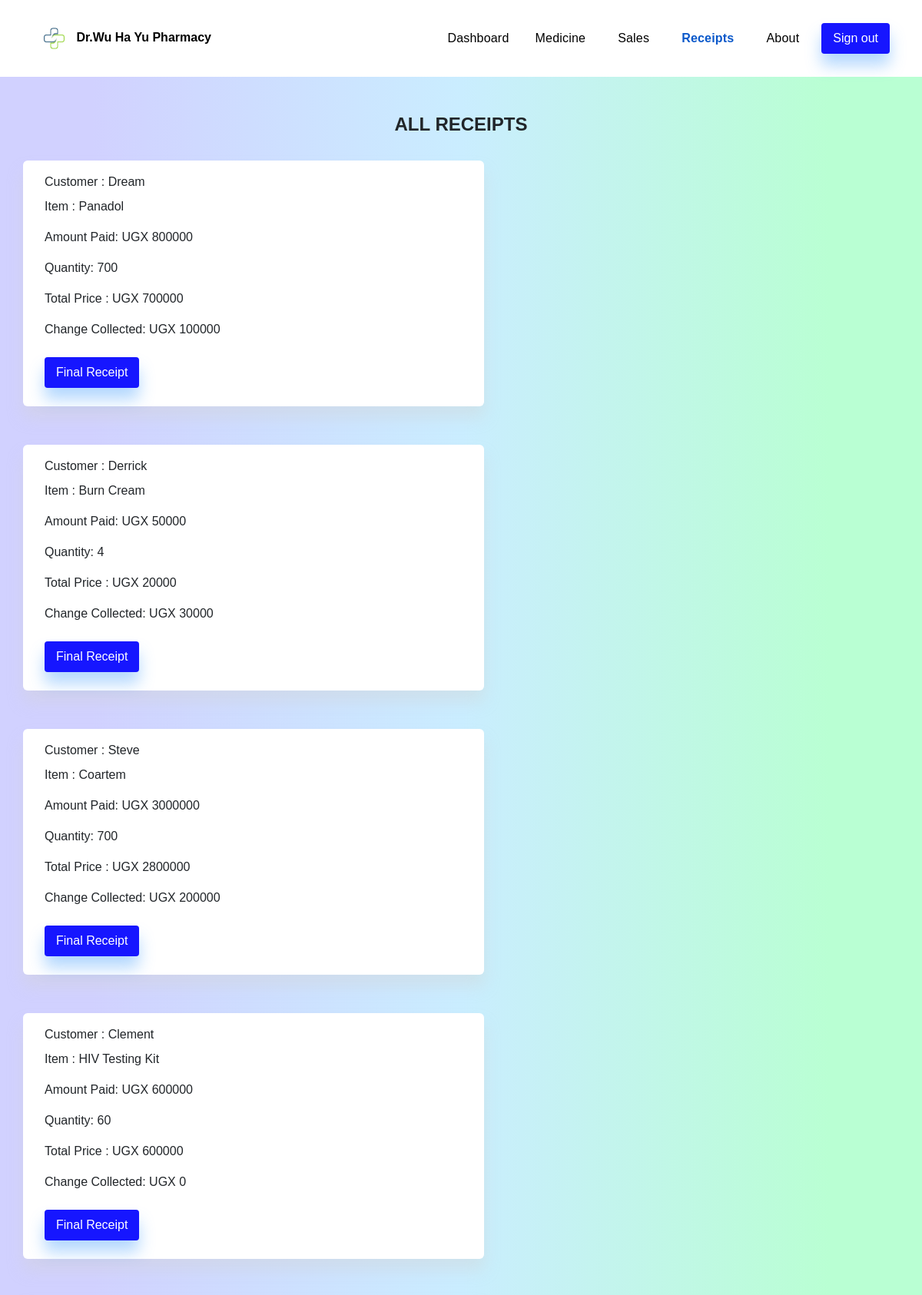
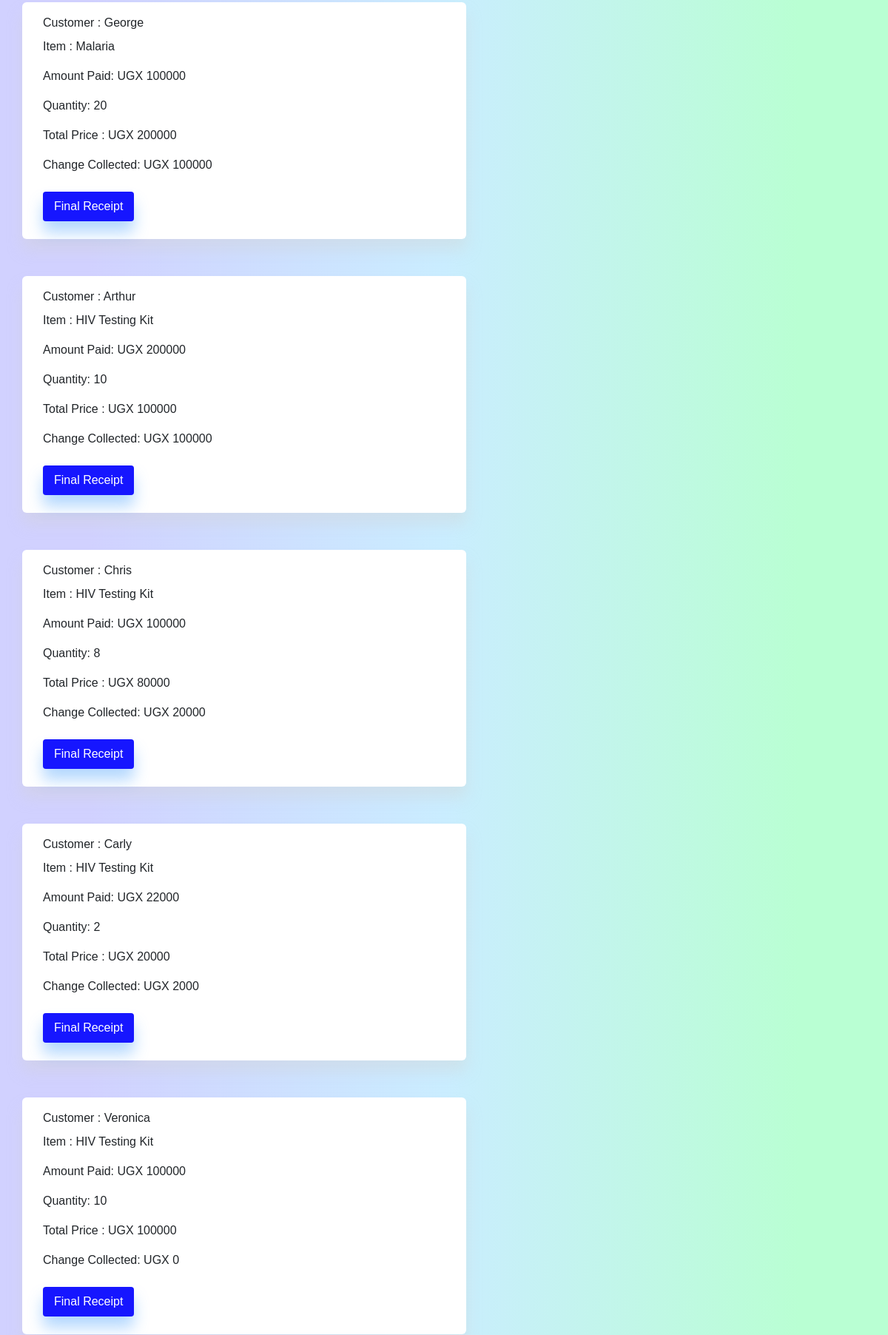
The app's page /receipts/ (upper part) with its own data (2 pictures, top to bottom).
### pharmacyapp/models.py (models this page shows, shortened)
class Sale(models.Model):
    medicine = models.ForeignKey(Product, on_delete=models.CASCADE)
    quantity = models.IntegerField(default = 0)
    amountPaid = models.IntegerField(default = 0)
    boughtBy = models.CharField(max_length = 50, null =True, blank = True)
    unitCost = models.IntegerField(default = 0)
    date = models.DateField(auto_now=True)
    def getTotal(self):
        total = self.quantity * self.medicine.unitCost
        return int(total)
    def getChange(self):
        change = self.getTotal() - self.amountPaid
        return abs(int(change))

class Product(models.Model):
    categoryName = models.ForeignKey(Category, on_delete= models.CASCADE, null = True, blank = True)
    medicineName = models.CharField(max_length =50, null =True, blank =True)
    quantityinStore = models.IntegerField(default=0)
    receivedQuantity = models.IntegerField(default=0)
    quantitySold = models.IntegerField(default =0)
    cost = models.IntegerField(default =0)
    expiredQuantity = models.IntegerField(default =0)
    unitCost = models.IntegerField(default =0)
    expiryDate = models.DateField(null=True, blank=True)
    @property
    def expiredQuantity(self):
        if self.expiryDate < datetime.date.today():
            return self.quantityinStore
        else:
            return 0
    def __str__(self):
        return self.medicineName

### pharmacyapp/views.py (the view)
# urls.py: path('receipts/', views.receipts, name='receipts'),
def receipts(request):
     sales =Sale.objects.all().order_by('-id')
     return render(request, 'products/receipts.html', {'sales': sales})

### templates/products/receipts.html (shortened to what this page needs)
<!DOCTYPE html>
<html lang="en">
<head>
    <link rel="stylesheet" href="/static/css/styles.css">
    <link href="https://cdn.jsdelivr.net/npm/bootstrap@5.3.0-alpha3/dist/css/bootstrap.min.css" rel="stylesheet">
</head>
<body style="background-image: linear-gradient(to right, #d1d1ff 10%, #caedff 50%, #b9ffd3 90%);">
<nav class="navbar navbar-expand-lg">
    <div class="container">
      <a class="navbar-brand" href="{% url 'index' %}" style="font-size: 16px; font-weight: 800;">
        <img
          src="/static/images/logo.png" height="46px" alt="Dr.Wu Ha Yu Logo"/>Dr.Wu Ha Yu Pharmacy </a>
        <div class="d-flex align-items-center">
          <a href="{% url 'index' %}"><button type="button" class="btn btn-link  me-2">Dashboard</button></a>
          <a href="{% url 'medicine' %}"><button type="button" class="btn btn-link me-3">
            Medicine
           </button></a>
          <a href="{% url 'sales' %}"><button type="button" class="btn btn-link me-3">
            Sales
           </button></a>
          <a href="{% url 'receipts' %}"><button type="button" class="btn btn-link active me-3" style="font-weight: 900;">
            Receipts
           </button></a>
          <a href="{% url 'about' %}"><button type="button" class="btn btn-link me-3" >
            About
           </button></a>
           <a href="{% url 'logout' %}"><button class="btn-sign-out  my-2 mr-4 " type="submit" style="box-shadow: 0 15px 20px rgba(68, 157, 252, 0.4);">Sign out
          </button></a>
        </div>
    </div>
  </nav>
  <br><br>
  <div class="container">
      <h4 class="text-center" style="font-weight: bold;">ALL RECEIPTS</h4>
      <br>
          <div class="card-group">
            <div class="row">
              {% for sale in sales %}
              <div class="card col-6" style="border: none; box-shadow: 0 15px 20px rgba(211, 211, 211, 0.4); width: 600px; margin-right: 45px; margin-bottom: 50px;">
                <div class="card-body">
                  <p class="card-title">Customer : {{sale.boughtBy}}</p>
                  <p class="card-text">Item : {{sale.medicine}}</p>
                  <p class="card-text">Amount Paid:  UGX {{ sale.amountPaid }}</p>
                  <p class="card-text">Quantity: {{sale.quantity }}</p>
                  <p class="card-text">Total Price :  UGX {{ sale.getTotal }}</p>
                  <div style="flex: 1">
                    <p class="card-text">Change Collected: UGX {{ sale.getChange }}</p>
                    <td><a href="{% url 'final_receipt' sale.id %}"><input type="submit" value="Final Receipt" class="btn-add-to-stock  my-2 mr-4 " style="box-shadow: 0 15px 20px rgba(68, 157, 252, 0.4);"/></a></td>
                  </div>
                </div>
              </div>
              <br>
              {% endfor %}
            </div>
  </div>
</body>
</html>

### pharmacyapp/static/css/styles.css (style rules this page uses)
* { margin: 0; padding: 0; font-family: 'Gilroy', sans-serif; font-size: 16px; }
.navbar { background-color: white; height: 100px; }
body img { opacity: 80%; }
.d-flex .btn { text-decoration: none; color: black; letter-spacing: 0.2px; }
.btn-sign-out, .btn-sell_item, .btn-add-to-stock, .btn-add, .btn-buy, .btn-final-receipt { border: none; background-color: #1616ff; color: white; border-radius: 4px; padding: 0 15px; height: 40px; }
.btn-add-to-stock { position: static; }

### records on screen
Sale: boughtBy "Dream", medicine "Panadol", amountPaid "800000", quantity "700", getTotal "700000", getChange "100000"
Sale: boughtBy "Derrick", medicine "Burn Cream", amountPaid "50000", quantity "4", getTotal "20000", getChange "30000"
Sale: boughtBy "Steve", medicine "Coartem", amountPaid "3000000", quantity "700", getTotal "2800000", getChange "200000"
Sale: boughtBy "Clement", medicine "HIV Testing Kit", amountPaid "600000", quantity "60", getTotal "600000", getChange "0"
Sale: boughtBy "George", medicine "Malaria", amountPaid "100000", quantity "20", getTotal "200000", getChange "100000"
Sale: boughtBy "Arthur", medicine "HIV Testing Kit", amountPaid "200000", quantity "10", getTotal "100000", getChange "100000"
Sale: boughtBy "Chris", medicine "HIV Testing Kit", amountPaid "100000", quantity "8", getTotal "80000", getChange "20000"
Sale: boughtBy "Carly", medicine "HIV Testing Kit", amountPaid "22000", quantity "2", getTotal "20000", getChange "2000"
Sale: boughtBy "Veronica", medicine "HIV Testing Kit", amountPaid "100000", quantity "10", getTotal "100000", getChange "0"
